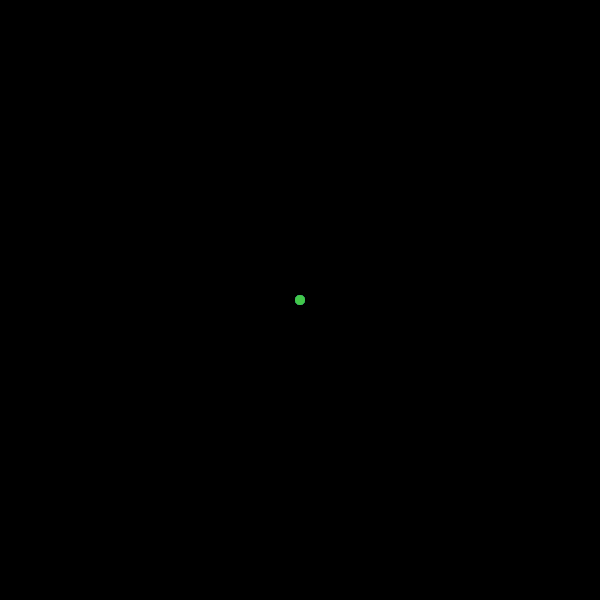
Frame 1 (no input)
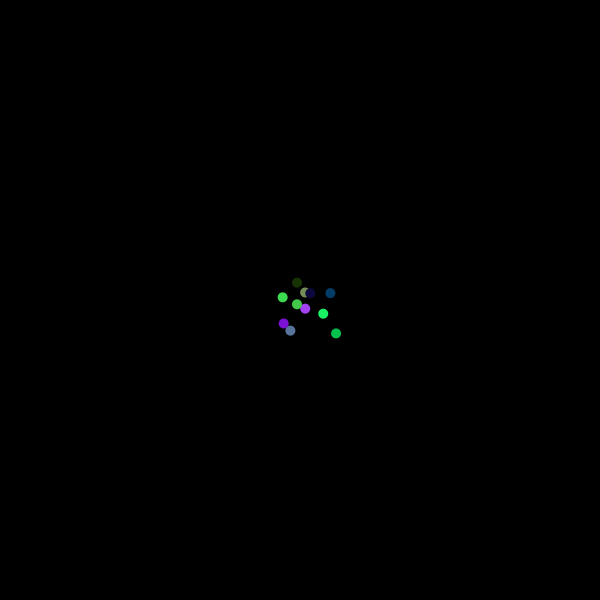
Frame 60 (the mouse pressed at the canvas centre just before this capture)
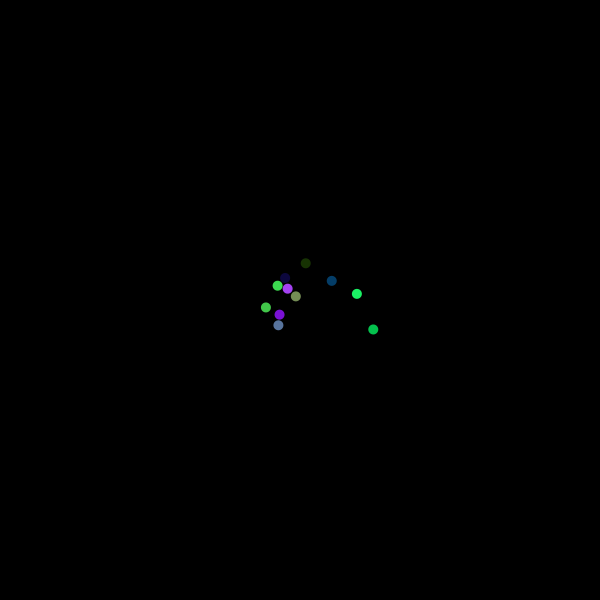
Frame 120 (the mouse held since frame 60 and released just before this capture)

The Processing sketch that drew these frames (run headless with seeded random() and noise(); from frame 60 on, the mouse is pressed at the canvas centre):

// Processing sketch: AntExample
// ── AntExample.pde
ArrayList<Ant> ants;

void setup() {
  size(600, 600);
  ants = new ArrayList<Ant>();
  for (int index=0; index<11; index++)
    ants.add(new Ant(300, 300));
}

void draw() {
  background(0);
  for (Ant ant: ants) {
    ant.draw();
    ant.move();
  }
}

abstract public class Agent {

  protected PVector position;
  protected PVector velocity;
  protected color col;

  public Agent(float x, float y) {
    position = new PVector(x, y);
    velocity = PVector.random2D();
    col = color(random(255), random(255), random(255));
  }

  abstract void draw();
  abstract void move();
}


public class Ant extends Agent {

  public Ant(float x, float y) {
    super(x,y);
  }
  
  public void draw() {
    ellipseMode(CENTER);
    fill(col);
    noStroke();
    ellipse(position.x, position.y, 10, 10);
  }

  public void move() {
    position.add(velocity);
    if (random(100)<=10) {
      velocity = PVector.random2D();
    }
  }
}
